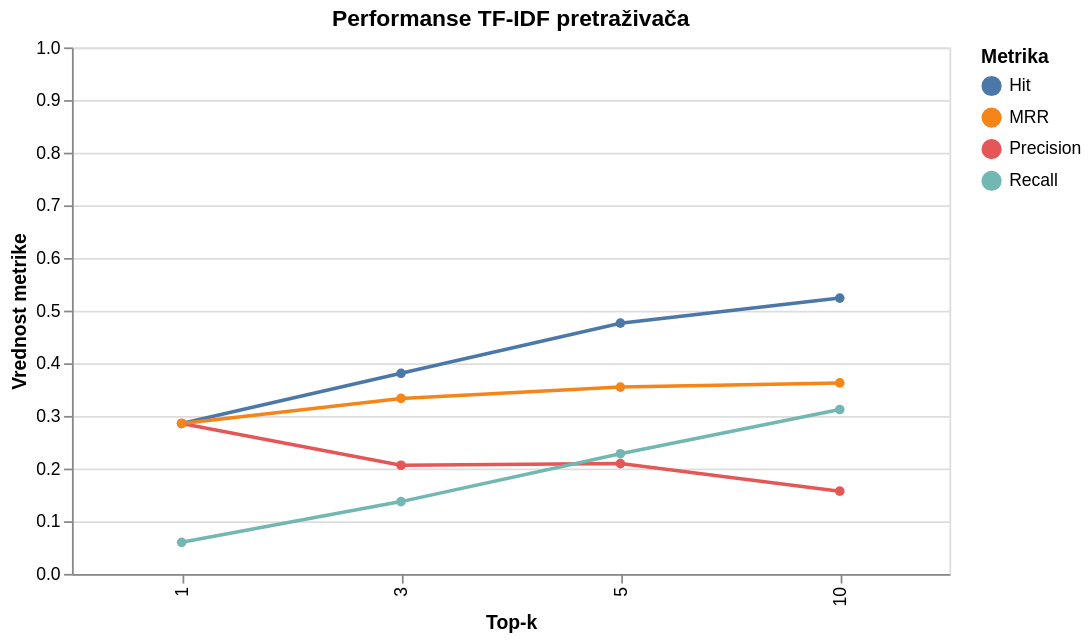

The code cell stored with this chart in its notebook:
### Code cell
import altair as alt

metrics_plot_df = metrics_df.melt(
    id_vars="k",
    value_vars=["Hit", "Precision", "Recall", "MRR"],
    var_name="metric",
    value_name="score"
)

chart = alt.Chart(metrics_plot_df).mark_line(point=True).encode(
    x=alt.X("k:O", title="Top-k"),
    y=alt.Y(
        "score:Q",
        title="Vrednost metrike",
        scale=alt.Scale(domain=[0, 1])
    ),
    color=alt.Color("metric:N", title="Metrika"),
    tooltip=["k", "metric", "score"]
).properties(
    title="Performanse TF-IDF pretraživača",
    width=500,
    height=300
)

chart

### Figure 1 — Vega-Lite specification as saved in the notebook (floating-point values rounded to 4 significant figures)
{"config": {"view": {"continuousWidth": 300, "continuousHeight": 300}}, "data": {"name": "data-b706dbd53e160ba851e7132607add4f4"}, "mark": {"type": "line", "point": true}, "encoding": {"color": {"field": "metric", "title": "Metrika", "type": "nominal"}, "tooltip": [{"field": "k", "type": "quantitative"}, {"field": "metric", "type": "nominal"}, {"field": "score", "type": "quantitative"}], "x": {"field": "k", "title": "Top-k", "type": "ordinal"}, "y": {"field": "score", "scale": {"domain": [0, 1]}, "title": "Vrednost metrike", "type": "quantitative"}}, "height": 300, "title": "Performanse TF-IDF pretraživača", "width": 500, "$schema": "https://vega.github.io/schema/vega-lite/v5.17.0.json", "datasets": {"data-b706dbd53e160ba851e7132607add4f4": [{"k": 1, "metric": "Hit", "score": 0.2857}, {"k": 3, "metric": "Hit", "score": 0.381}, {"k": 5, "metric": "Hit", "score": 0.4762}, {"k": 10, "metric": "Hit", "score": 0.5238}, {"k": 1, "metric": "Precision", "score": 0.2857}, {"k": 3, "metric": "Precision", "score": 0.2063}, {"k": 5, "metric": "Precision", "score": 0.2095}, {"k": 10, "metric": "Precision", "score": 0.1571}, {"k": 1, "metric": "Recall", "score": 0.05992}, {"k": 3, "metric": "Recall", "score": 0.1373}, {"k": 5, "metric": "Recall", "score": 0.2283}, {"k": 10, "metric": "Recall", "score": 0.3121}, {"k": 1, "metric": "MRR", "score": 0.2857}, {"k": 3, "metric": "MRR", "score": 0.3333}, {"k": 5, "metric": "MRR", "score": 0.3548}, {"k": 10, "metric": "MRR", "score": 0.3627}]}}
